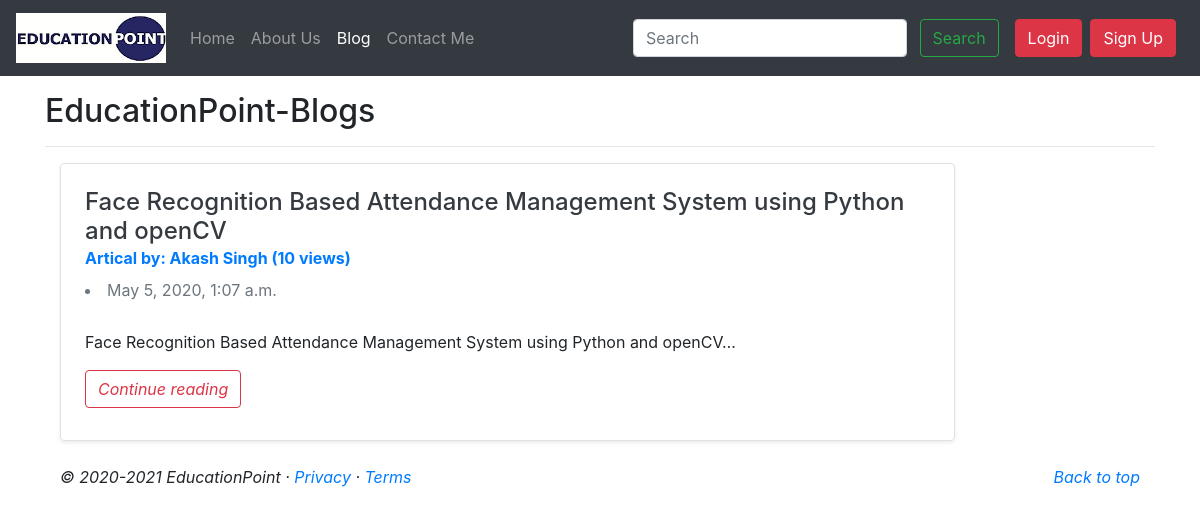
The page /blog/ on the database as committed earlier.
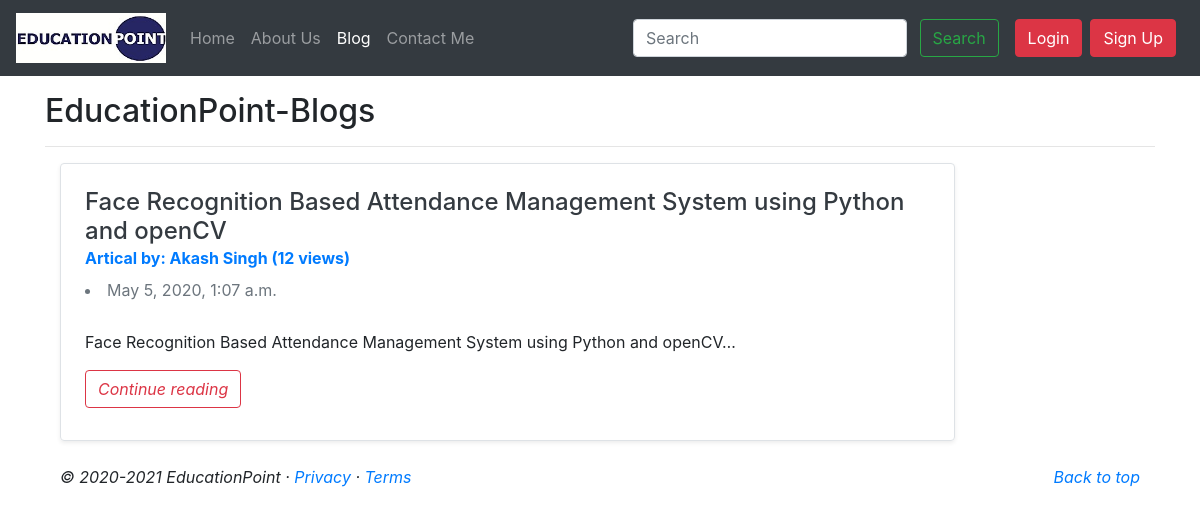
The same page on the database as committed later.
### blog/models.py (models this page shows, shortened)
class Post(models.Model):
    sno = models.AutoField(primary_key = True)
    title = models.CharField(max_length=255)
    content = models.TextField()
    author = models.CharField(max_length=50)
    slug = models.CharField(max_length=150)
    views = models.IntegerField(default=0)
    timeStamp = models.DateTimeField(blank=True)

### blog/views.py (the view)
# urls.py: path('', views.blogHome, name='blogHome'),
def blogHome(request):
    allPosts = Post.objects.all()
    context = {'allPosts':allPosts}
    return render(request, 'blog/blogHome.html', context)

### templates/blog/blogHome.html (shortened to what this page needs)
{% extends 'base.html' %}
{% block blogactive %} active {% endblock blogactive %}
{% block body %}
<div class="container my-3">
    <h2>EducationPoint-Blogs</h2>
    <hr>
    {% for post in allPosts %}
        <div class="row-mb-2">
            <div class="col-md-10">
                <div
                    class="row no-gutters border rounded overflow-hidden flex-md-row mb-4 shadow-sm h-md-250 position-relative">
                    <div class="col p-4 d-flex flex-column position-static">
                        <h4 class="mb-0"><a class="text-dark" href="/blog/{{post.slug}}">{{post.title}}</a></h4>
                        <strong class="d-inline-block mb-2 text-primary">Artical by: {{post.author}} ({{post.views}}
                            views)</strong>
                        <div class="mb-1 text-muted">
                            <li>{{post.timeStamp}}</li>
                        </div><br>
                        <p class="card-text mb-auto">
                        <div class="preview">{{post.content|safe|truncatechars:141}}</div>
                        </p>
                        <div class="my-2">
                            <a href="/blog/{{post.slug}}" role="button" class="btn btn-outline-danger">Continue
                                reading</a>
                        </div>
                    </div>
                </div>
            </div>
        </div>
    {% endfor %}
    {% endblock body %}

Rows that differ between the two databases and show on the page:
changed Post "Face Recognition Based Attendance Management System using Python and openCV": views "10" → "12"
